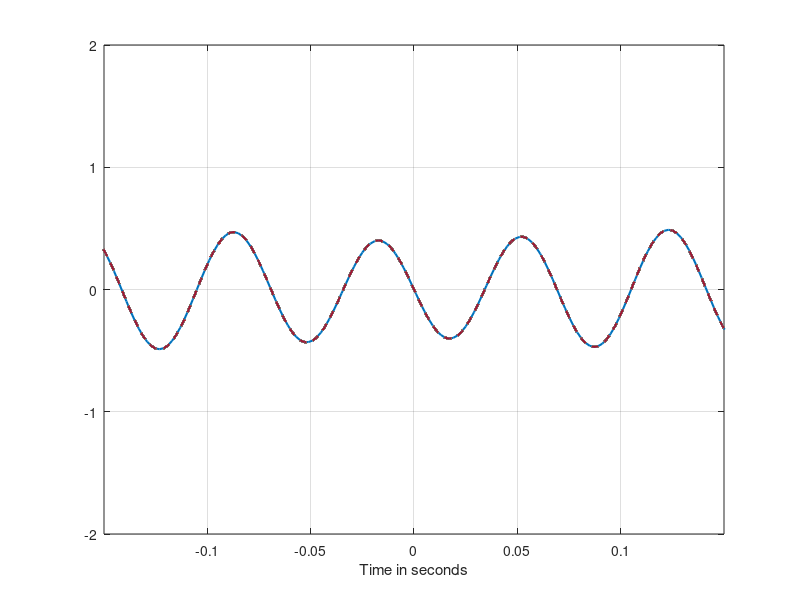
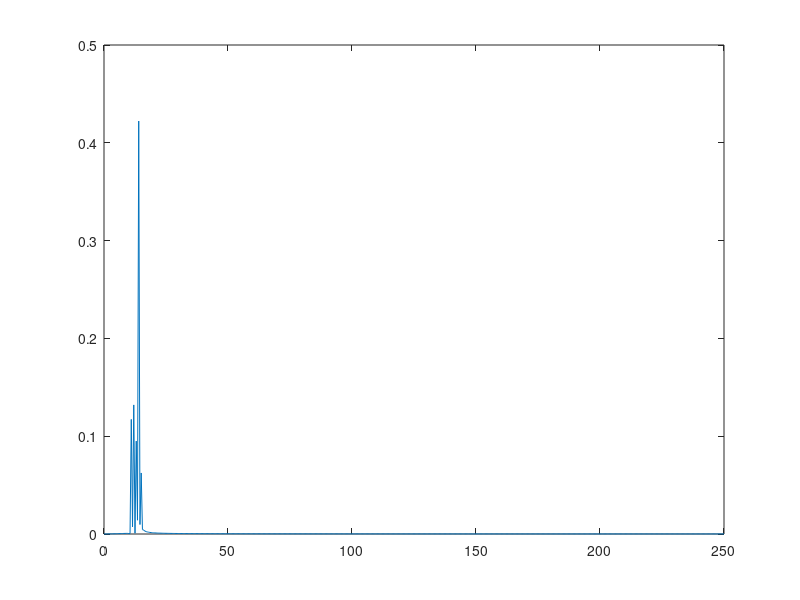
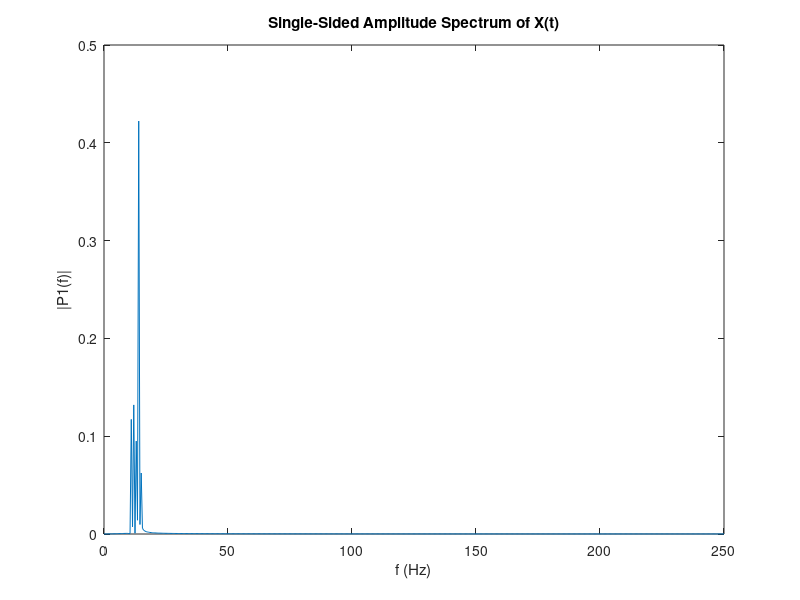

Here is the MATLAB script that generated these plots, in order:
fs=31;
N=100;
Ts = 1/fs;
tn = Ts*(-N:1:N);
tdash=tn';

randn('state',7)
a=0.25*randn(10,1);
s=zeros(2*N+1,1);
for i=1:5
    s1=a(i)*sin(2*pi*(10+i)*tdash);
    s=s+s1;
end

ss=zeros(1000,1);
t = -1:2/999:1;
xh = 0;
for i=1:5
    s1=a(i)*sin(2*pi*(10+i)*t);
    ss=ss+s1;
end



for i = 1:(2*N+1),
    n = i - N - 1;
    tw = (t - n*Ts)/Ts;
    xh = xh + s(i)*sinc(tw(:));
end

plot(t,xh,'-','linewidth',1.5)
hold on;
plot(t,ss','--','linewidth',1.5)
axis([-0.15 0.15 -2 2])
% title('(a) Comparing x-hat(t)(solid line) with x(t)(dashed line): fs = 1 Hz, 25 samples')
xlabel('Time in seconds')
grid


Y = fft(xh);
L=1000;
P2 = abs(Y/L);
P1 = P2(1:L/2+1);
figure
Fs=500;
f = Fs*(0:(L/2))/L;
P1(2:end-1) = 2*P1(2:end-1);
plot(f,P1) 
hold on;

Y1=fft(ss(1,:));
P2 = abs(Y1/L);
P1 = P2(1:L/2+1);
figure
Fs=500;
f = Fs*(0:(L/2))/L;
P1(2:end-1) = 2*P1(2:end-1);
plot(f,P1) 
title('Single-Sided Amplitude Spectrum of X(t)')
xlabel('f (Hz)')
ylabel('|P1(f)|')






